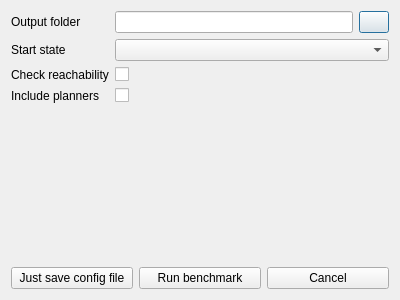
<?xml version="1.0" encoding="UTF-8"?>
<ui version="4.0">
 <class>BenchmarkDialog</class>
 <widget class="QDialog" name="BenchmarkDialog">
  <property name="geometry">
   <rect>
    <x>0</x>
    <y>0</y>
    <width>400</width>
    <height>300</height>
   </rect>
  </property>
  <property name="windowTitle">
   <string>Run benchmark</string>
  </property>
  <layout class="QVBoxLayout" name="verticalLayout">
   <item>
    <layout class="QFormLayout" name="formLayout">
     <item row="2" column="0">
      <widget class="QLabel" name="label_2">
       <property name="text">
        <string>Check reachability</string>
       </property>
      </widget>
     </item>
     <item row="3" column="0">
      <widget class="QLabel" name="label_3">
       <property name="text">
        <string>Include planners</string>
       </property>
      </widget>
     </item>
     <item row="1" column="0">
      <widget class="QLabel" name="label">
       <property name="text">
        <string>Start state</string>
       </property>
      </widget>
     </item>
     <item row="1" column="1">
      <widget class="QComboBox" name="benchmark_start_state_combo"/>
     </item>
     <item row="2" column="1">
      <widget class="QCheckBox" name="benchmark_check_reachability_checkbox">
       <property name="text">
        <string/>
       </property>
      </widget>
     </item>
     <item row="3" column="1">
      <widget class="QCheckBox" name="benchmark_include_planners_checkbox">
       <property name="text">
        <string/>
       </property>
      </widget>
     </item>
     <item row="0" column="0">
      <widget class="QLabel" name="label_4">
       <property name="text">
        <string>Output folder</string>
       </property>
      </widget>
     </item>
     <item row="0" column="1">
      <layout class="QHBoxLayout" name="horizontalLayout">
       <item>
        <widget class="QLineEdit" name="benchmark_output_folder_text"/>
       </item>
       <item>
        <widget class="QPushButton" name="benchmark_select_folder_button">
         <property name="sizePolicy">
          <sizepolicy hsizetype="Fixed" vsizetype="Fixed">
           <horstretch>0</horstretch>
           <verstretch>0</verstretch>
          </sizepolicy>
         </property>
         <property name="maximumSize">
          <size>
           <width>30</width>
           <height>30</height>
          </size>
         </property>
         <property name="text">
          <string/>
         </property>
        </widget>
       </item>
      </layout>
     </item>
    </layout>
   </item>
   <item>
    <spacer name="verticalSpacer">
     <property name="orientation">
      <enum>Qt::Vertical</enum>
     </property>
     <property name="sizeHint" stdset="0">
      <size>
       <width>20</width>
       <height>40</height>
      </size>
     </property>
    </spacer>
   </item>
   <item>
    <layout class="QHBoxLayout" name="horizontalLayout_2">
     <item>
      <widget class="QPushButton" name="save_config_button">
       <property name="text">
        <string>Just save config file</string>
       </property>
      </widget>
     </item>
     <item>
      <widget class="QPushButton" name="run_benchmark_button">
       <property name="text">
        <string>Run benchmark</string>
       </property>
      </widget>
     </item>
     <item>
      <widget class="QPushButton" name="cancel_button">
       <property name="text">
        <string>Cancel</string>
       </property>
      </widget>
     </item>
    </layout>
   </item>
  </layout>
 </widget>
 <resources/>
 <connections/>
</ui>
